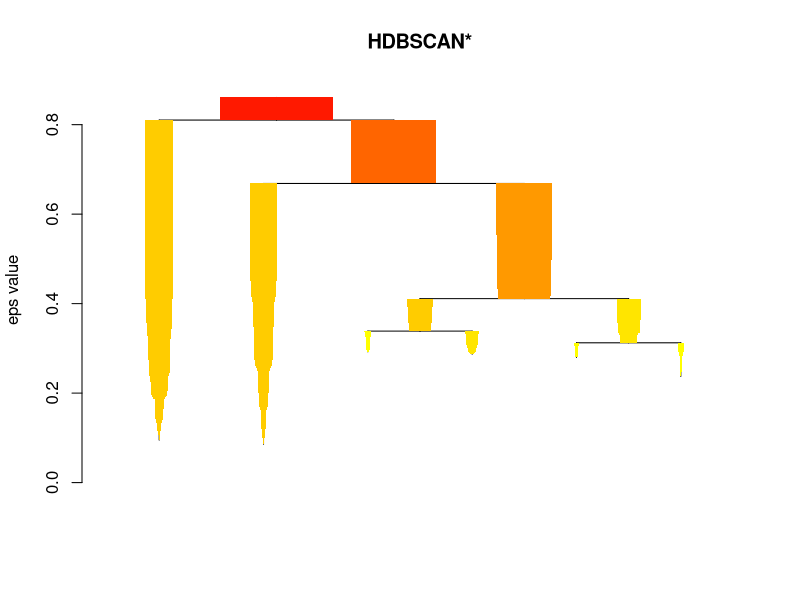
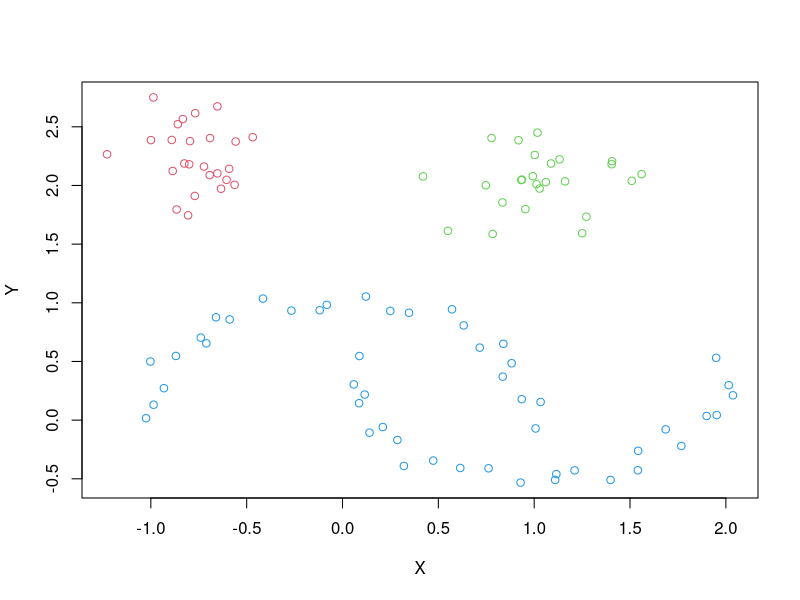
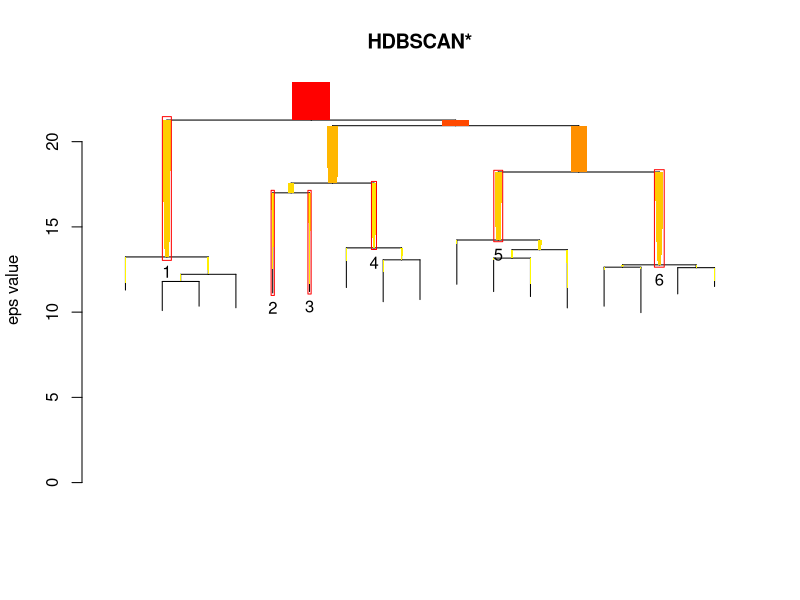
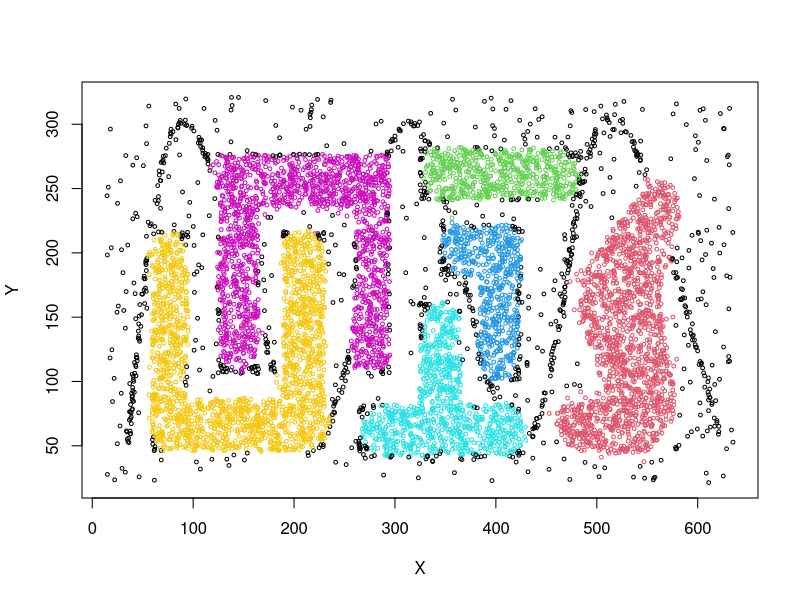

R code for these plots, in order:
library(dbscan)


### Name: hdbscan
### Title: HDBSCAN
### Aliases: hdbscan HDBSCAN print.hdbscan plot.hdbscan
### Keywords: model clustering hierarchical

### ** Examples

## cluster the moons data set with HDBSCAN
data(moons)

res <- hdbscan(moons, minPts = 5)
res

plot(res)

plot(moons, col = res$cluster + 1L)

## DS3 from Chameleon
data("DS3")

res <- hdbscan(DS3, minPts = 50)
res

## Plot the simplified tree, highlight the most stable clusters
plot(res, show_flat = TRUE)

## Plot the actual clusters
plot(DS3, col=res$cluster+1L, cex = .5)
